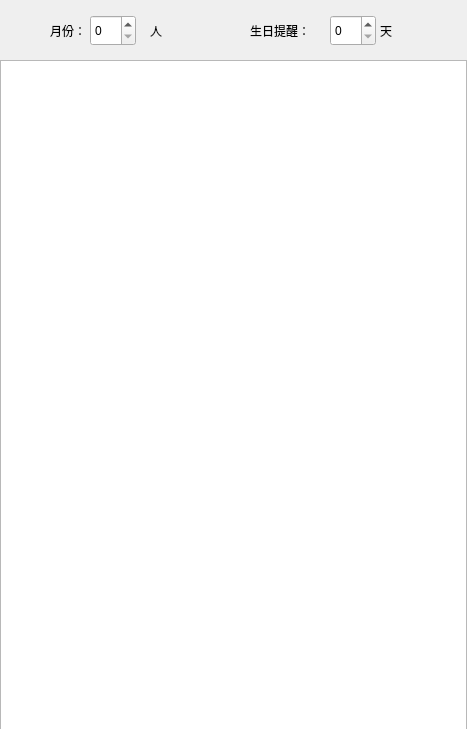
<?xml version="1.0" encoding="UTF-8"?>
<ui version="4.0">
 <class>Birthday</class>
 <widget class="QWidget" name="Birthday">
  <property name="geometry">
   <rect>
    <x>0</x>
    <y>0</y>
    <width>467</width>
    <height>729</height>
   </rect>
  </property>
  <property name="windowTitle">
   <string>Form</string>
  </property>
  <widget class="QLabel" name="label">
   <property name="geometry">
    <rect>
     <x>50</x>
     <y>15</y>
     <width>41</width>
     <height>31</height>
    </rect>
   </property>
   <property name="text">
    <string>月份：</string>
   </property>
  </widget>
  <widget class="QSpinBox" name="spinBox">
   <property name="geometry">
    <rect>
     <x>90</x>
     <y>15</y>
     <width>46</width>
     <height>31</height>
    </rect>
   </property>
  </widget>
  <widget class="QLabel" name="label_2">
   <property name="geometry">
    <rect>
     <x>150</x>
     <y>10</y>
     <width>51</width>
     <height>41</height>
    </rect>
   </property>
   <property name="text">
    <string>人</string>
   </property>
  </widget>
  <widget class="QLabel" name="label_3">
   <property name="geometry">
    <rect>
     <x>250</x>
     <y>15</y>
     <width>72</width>
     <height>31</height>
    </rect>
   </property>
   <property name="text">
    <string>生日提醒：</string>
   </property>
  </widget>
  <widget class="QSpinBox" name="spinBox_2">
   <property name="geometry">
    <rect>
     <x>330</x>
     <y>15</y>
     <width>46</width>
     <height>31</height>
    </rect>
   </property>
  </widget>
  <widget class="QListWidget" name="listWidget">
   <property name="geometry">
    <rect>
     <x>0</x>
     <y>60</y>
     <width>467</width>
     <height>671</height>
    </rect>
   </property>
  </widget>
  <widget class="QLabel" name="label_4">
   <property name="geometry">
    <rect>
     <x>380</x>
     <y>10</y>
     <width>72</width>
     <height>41</height>
    </rect>
   </property>
   <property name="text">
    <string>天</string>
   </property>
  </widget>
 </widget>
 <resources/>
 <connections/>
</ui>
